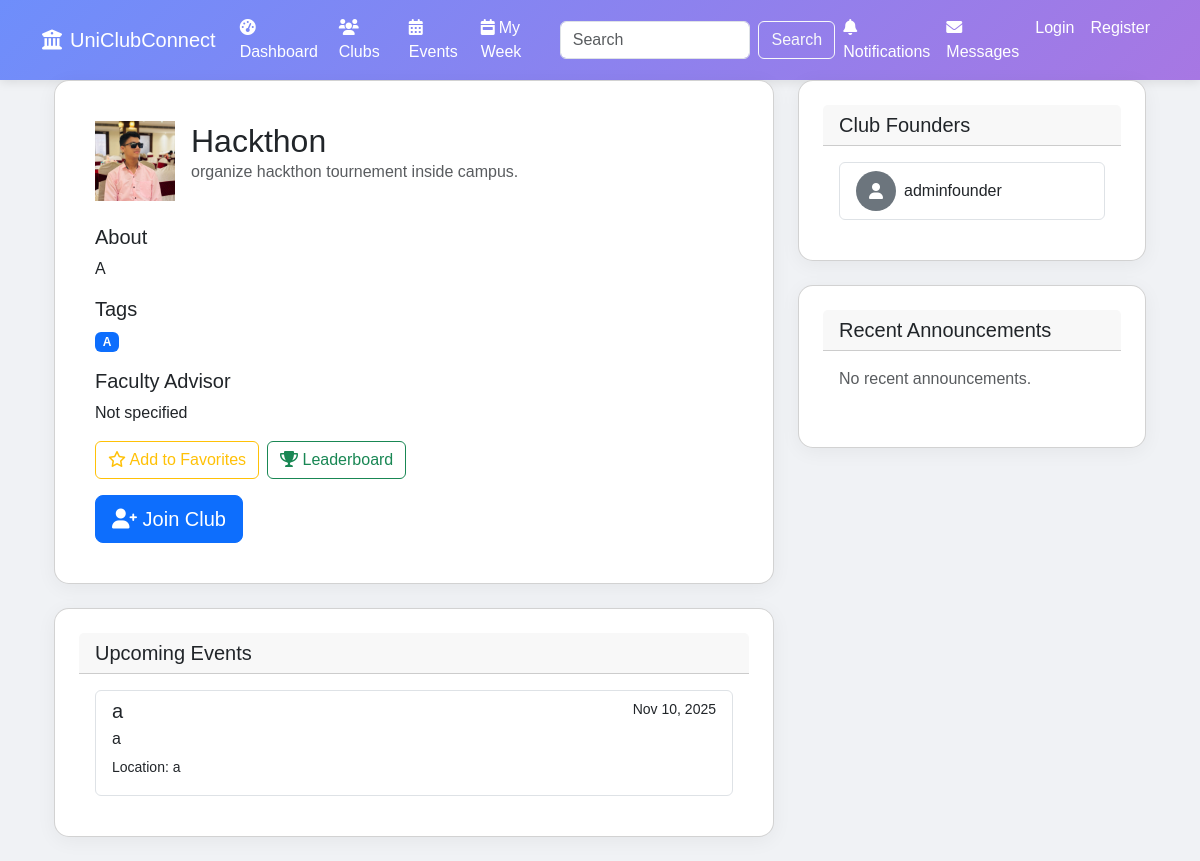
The app's page /clubs/1/ with its own data.
### clubs/models.py (models this page shows, shortened)
class Club(models.Model):
    name = models.CharField(max_length=100)
    short_description = models.CharField(max_length=200)
    long_description = models.TextField()
    domain_tags = models.CharField(max_length=200, help_text="Comma separated tags")
    founders = models.ManyToManyField(settings.AUTH_USER_MODEL, related_name='founded_clubs')
    president = models.ForeignKey(settings.AUTH_USER_MODEL, on_delete=models.SET_NULL, null=True, blank=True, related_name='club_president')
    vice_president = models.ForeignKey(settings.AUTH_USER_MODEL, on_delete=models.SET_NULL, null=True, blank=True, related_name='club_vice_president')
    faculty_advisor = models.CharField(max_length=100, blank=True)
    logo = models.ImageField(upload_to='club_logos/', null=True, blank=True)
    created_at = models.DateTimeField(auto_now_add=True)
    updated_at = models.DateTimeField(auto_now=True)
    favorited_by = models.ManyToManyField(settings.AUTH_USER_MODEL, related_name='favorite_clubs', blank=True)

class Event(models.Model):
    club = models.ForeignKey(Club, on_delete=models.CASCADE, related_name='events')
    title = models.CharField(max_length=100)
    description = models.TextField()
    location = models.CharField(max_length=100)
    start_time = models.DateTimeField()
    end_time = models.DateTimeField()
    image = models.ImageField(upload_to='event_images/', null=True, blank=True)
    qr_code = models.ImageField(upload_to='event_qr_codes/', null=True, blank=True)
    created_at = models.DateTimeField(auto_now_add=True)

### accounts/models.py (models this page shows, shortened)
class User(AbstractUser):
    USER_TYPE_CHOICES = (
        ('admin', 'Admin'),
        ('student', 'Student'),
        ('founder', 'Founder'),
    )
    user_type = models.CharField(max_length=10, choices=USER_TYPE_CHOICES, default='student')
    profile_picture = models.ImageField(upload_to='profile_pics/', null=True, blank=True)
    department = models.CharField(max_length=100, blank=True)
    bio = models.TextField(blank=True)
    last_seen = models.DateTimeField(null=True, blank=True)

### clubs/views.py (the view)
# urls.py: path('<int:club_id>/', views.club_detail, name='club_detail'),
def club_detail(request, club_id):
    club = get_object_or_404(Club, id=club_id)
    events = Event.objects.filter(club=club).order_by('start_time').prefetch_related('attendances__user')
    founders = club.founders.all()
    announcements = Announcement.objects.filter(club=club).order_by('-created_at')[:5]
    is_member = False
    if request.user.is_authenticated:
        is_member = Membership.objects.filter(user=request.user, club=club, status='approved').exists()
    from .models import ClubPost, Survey
    recent_posts = ClubPost.objects.filter(club=club).order_by('-created_at')[:5]
    active_surveys = Survey.objects.filter(club=club, is_active=True)
    user_registered_events = []
    if request.user.is_authenticated:
        from .models import EventAttendance
        user_registered_events = EventAttendance.objects.filter(
            event__club=club,
            user=request.user
        ).values_list('event_id', flat=True)
    context = {
        'club': club,
        'events': events,
        'founders': founders,
        'announcements': announcements,
        'is_member': is_member,
        'recent_posts': recent_posts,
        'active_surveys': active_surveys,
        'user_registered_events': user_registered_events,
    }
    return render(request, 'clubs/club_detail.html', context)

### dashboard/context_processors.py (called while the page is built)
def notification_count(request):
    if request.user.is_authenticated:
        unread_count = Notification.objects.filter(user=request.user, is_read=False).count()
        return {
            'unread_notification_count': unread_count
        }
    return {
        'unread_notification_count': 0
    }

### sitetheme/context_processors.py (called while the page is built)
def theme_settings(request):
    try:
        settings = ThemeSettings.objects.get(pk=1)
    except ThemeSettings.DoesNotExist:
        settings = None
    return {'theme_settings': settings}

### templates/clubs/club_detail.html (shortened to what this page needs)
{% extends 'base.html' %}
{% block content %}
<div class="container">
    <div class="row">
        <div class="col-md-8">
            <div class="card mb-4">
                <div class="card-body">
                    <div class="d-flex align-items-center mb-4">
                        {% if club.logo %}
                            <img src="{{ club.logo.url }}" alt="{{ club.name }}" class="me-3" style="width: 80px; height: 80px; object-fit: cover;">
                        {% else %}
                            <div class="bg-secondary text-white d-flex align-items-center justify-content-center me-3" style="width: 80px; height: 80px;">
                                <i class="fas fa-users fa-2x"></i>
                            </div>
                        {% endif %}
                        <div>
                            <h2 class="mb-0">{{ club.name }}</h2>
                            <p class="text-muted">{{ club.short_description }}</p>
                        </div>
                    </div>
                    <h5>About</h5>
                    <p>{{ club.long_description }}</p>
                    <div class="mb-3">
                        <h5>Tags</h5>
                        <div>
                            {% for tag in club.domain_tags %}
                                <span class="badge bg-primary me-1">{{ tag }}</span>
                            {% endfor %}
                        </div>
                    </div>
                    <div class="mb-3">
                        <h5>Faculty Advisor</h5>
                        <p>{{ club.faculty_advisor|default:"Not specified" }}</p>
                    </div>
                    <div class="d-flex flex-wrap gap-2 mb-3">
                        <a href="{% url 'toggle_favorite_club' club.id %}" class="btn btn-outline-warning" onclick="return confirm('Toggle favorite?');">
                            {% if request.user in club.favorited_by.all %}
                                <i class="fas fa-star"></i> Favorited
                            {% else %}
                                <i class="far fa-star"></i> Add to Favorites
                            {% endif %}
                        </a>
                        <a href="{% url 'club_leaderboard' club.id %}" class="btn btn-outline-success">
                            <i class="fas fa-trophy"></i> Leaderboard
                        </a>
                    </div>
                    {% if not is_member and not user.is_staff %}
                        <form method="post" action="{% url 'register_for_club' club.id %}">
                            <button type="submit" class="btn btn-lg btn-primary">
                                <i class="fas fa-user-plus"></i> Join Club
                            </button>
                        </form>
                    {% endif %}
                </div>
            </div>
            <div class="card mb-4">
                <div class="card-header">
                    <h5 class="mb-0">Upcoming Events</h5>
                </div>
                <div class="card-body">
                    {% if events %}
                        <div class="list-group">
                            {% for event in events %}
                                <div class="list-group-item">
                                    <div class="d-flex w-100 justify-content-between">
                                        <h5 class="mb-1">{{ event.title }}</h5>
                                        <small>{{ event.start_time|date:"M d, Y" }}</small>
                                    </div>
                                    <p class="mb-1">{{ event.description|truncatechars:150 }}</p>
                                    <small>Location: {{ event.location }}</small>
                                </div>
                            {% endfor %}
                        </div>
                    {% else %}
                        <p class="text-muted">No upcoming events.</p>
                    {% endif %}
                </div>
            </div>
        </div>
        <div class="col-md-4">
            <div class="card mb-4">
                <div class="card-header">
                    <h5 class="mb-0">Club Founders</h5>
                </div>
                <div class="card-body">
                    {% if founders %}
                        <div class="list-group">
                            {% for founder in founders %}
                                <div class="list-group-item">
                                    <div class="d-flex align-items-center">
                                        {% if founder.profile_picture %}
                                            <img src="{{ founder.profile_picture.url }}" alt="{{ founder.username }}" class="rounded-circle me-2" style="width: 40px; height: 40px; object-fit: cover;">
                                        {% else %}
                                            <div class="bg-secondary text-white rounded-circle d-flex align-items-center justify-content-center me-2" style="width: 40px; height: 40px;">
                                                <i class="fas fa-user"></i>
                                            </div>
                                        {% endif %}
                                        <div>
                                            <h6 class="mb-0">{{ founder.get_full_name|default:founder.username }}</h6>
                                        </div>
                                    </div>
                                </div>
                            {% endfor %}
                        </div>
                    {% else %}
                        <p class="text-muted">No founders listed.</p>
                    {% endif %}
                </div>
            </div>
            <div class="card">
                <div class="card-header d-flex justify-content-between align-items-center">
                    <h5 class="mb-0">Recent Announcements</h5>
                </div>
                <div class="card-body">
                    {% if announcements %}
                        <div class="list-group">
                            {% for announcement in announcements %}
                                <div class="list-group-item">
                                    <div class="d-flex w-100 justify-content-between">
                                        <h6 class="mb-1">{{ announcement.title }}</h6>
                                        <div>
                                            <small class="text-muted me-2">{{ announcement.created_at|date:"M d" }}</small>
                                            {% if request.user in club.founders.all or user.is_staff %}
                                                <a href="{% url 'delete_club_announcement' announcement.id %}" class="btn btn-sm btn-outline-danger" onclick="return confirm('Are you sure you want to delete this announcement?');">Delete</a>
                                            {% endif %}
                                        </div>
                                    </div>
                                    <p class="mb-1 small">{{ announcement.content|truncatechars:100 }}</p>
                                </div>
                            {% endfor %}
                        </div>
                    {% else %}
                        <p class="text-muted">No recent announcements.</p>
                    {% endif %}
                </div>
            </div>
        </div>
    </div>
</div>
{% endblock %}

### templates/base.html (shortened to what this page needs)
{% load static %}
<!DOCTYPE html>
<html lang="en">
<head>
    <link href="https://cdn.jsdelivr.net/npm/bootstrap@5.3.0-alpha1/dist/css/bootstrap.min.css" rel="stylesheet">
    <link rel="stylesheet" href="https://cdnjs.cloudflare.com/ajax/libs/font-awesome/6.0.0/css/all.min.css">
    <link rel="stylesheet" href="{% static 'css/dynamic_theme.css' %}">
</head>
<body>
    <nav class="navbar navbar-expand-lg navbar-dark">
        <div class="container">
            <a class="navbar-brand" href="{% url 'home' %}">
                <i class="fas fa-university me-2"></i>UniClubConnect
            </a>
            <div class="collapse navbar-collapse" id="navbarNav">
                <ul class="navbar-nav me-auto">
                    <li class="nav-item">
                        <a class="nav-link" href="{% url 'dashboard' %}">
                            <i class="fas fa-tachometer-alt me-1"></i>Dashboard
                        </a>
                    </li>
                    <li class="nav-item">
                        <a class="nav-link" href="{% url 'manage_clubs' %}">
                            <i class="fas fa-users me-1"></i>Clubs
                        </a>
                    </li>
                    <li class="nav-item">
                        <a class="nav-link" href="{% url 'events' %}">
                            <i class="fas fa-calendar-alt me-1"></i>Events
                        </a>
                    </li>
                    <li class="nav-item">
                        <a class="nav-link" href="{% url 'my_week' %}">
                            <i class="fas fa-calendar-week me-1"></i>My Week
                        </a>
                    </li>
                </ul>
                <form class="d-flex me-auto" action="{% url 'search' %}" method="get">
                    <input class="form-control me-2" type="search" name="q" placeholder="Search" aria-label="Search">
                    <button class="btn btn-outline-light" type="submit">Search</button>
                </form>
                <ul class="navbar-nav">
                    <li class="nav-item">
                        <a class="nav-link notification-icon" href="{% url 'notifications' %}">
                            <i class="fas fa-bell me-1"></i>Notifications
                        </a>
                    </li>
                    <li class="nav-item">
                        <a class="nav-link message-icon" href="{% url 'chat' %}">
                            <i class="fas fa-envelope me-1"></i>Messages
                        </a>
                    </li>
                    {% if user.is_authenticated %}
                    <li class="nav-item dropdown">
                        <a class="nav-link dropdown-toggle" href="#" id="navbarDropdown" role="button" data-bs-toggle="dropdown" aria-expanded="false">
                            <i class="fas fa-user-circle me-1"></i>{{ user.username }}
                        </a>
                        <ul class="dropdown-menu dropdown-menu-end" aria-labelledby="navbarDropdown">
                            <li><a class="dropdown-item" href="{% url 'profile' %}">Profile</a></li>
                            <li><a class="dropdown-item" href="#">Settings</a></li>
                            <li><hr class="dropdown-divider"></li>
                            <li><a class="dropdown-item" href="{% url 'logout' %}">Logout</a></li>
                        </ul>
                    </li>
                    {% else %}
                    <li class="nav-item">
                        <a class="nav-link" href="{% url 'login' %}">Login</a>
                    </li>
                    <li class="nav-item">
                        <a class="nav-link" href="{% url 'register' %}">Register</a>
                    </li>
                    {% endif %}
                </ul>
            </div>
        </div>
    </nav>
    <div class="container main-content">
        {% block content %}{% endblock %}
    </div>
</body>
</html>

### static/css/dynamic_theme.css (style rules this page uses)
body { font-family: 'Poppins', sans-serif; background-color: #f0f2f5; color: #333; transition: background-color 0.3s, color 0.3s; }
.card { background: #fff; border-radius: 15px; box-shadow: 0 4px 20px rgba(0, 0, 0, 0.05); padding: 1.5rem; transition: transform 0.3s, box-shadow 0.3s; }
.card, .header { animation: fadeIn 0.5s ease-out; }
.navbar { background: linear-gradient(135deg, #6e8efb, #a777e3); box-shadow: 0 2px 10px rgba(0, 0, 0, 0.1); }
.navbar-brand, .nav-link, .navbar-toggler-icon { color: #fff !important; }
.navbar-brand .fa-university, .nav-link .fas { color: #fff; transition: color 0.3s; }

### records on screen
Club: logo (picture), name "Hackthon", short_description "organize hackthon tournement inside campus.", long_description "A", faculty_advisor "Not specified"
Event: title "a", start_time "Nov 10, 2025", description "a", location "a"
User: get_full_name "adminfounder"

### other values on screen
{{ tag }} "A"
